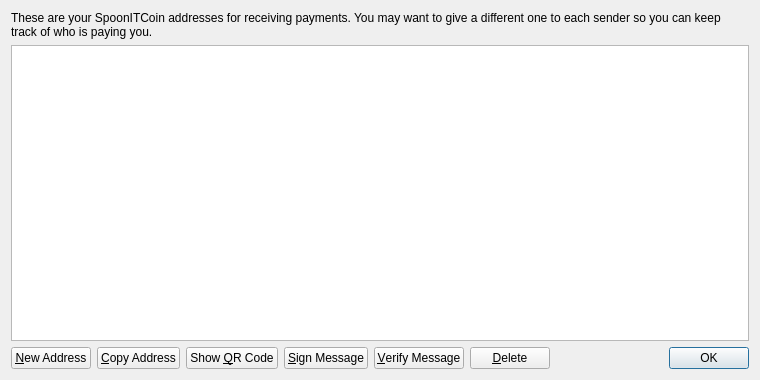
<?xml version="1.0" encoding="UTF-8"?>
<ui version="4.0">
 <class>AddressBookPage</class>
 <widget class="QWidget" name="AddressBookPage">
  <property name="geometry">
   <rect>
    <x>0</x>
    <y>0</y>
    <width>760</width>
    <height>380</height>
   </rect>
  </property>
  <property name="windowTitle">
   <string>Address Book</string>
  </property>
  <layout class="QVBoxLayout" name="verticalLayout">
   <item>
    <widget class="QLabel" name="labelExplanation">
     <property name="text">
      <string>These are your SpoonITCoin addresses for receiving payments. You may want to give a different one to each sender so you can keep track of who is paying you.</string>
     </property>
     <property name="textFormat">
      <enum>Qt::PlainText</enum>
     </property>
     <property name="wordWrap">
      <bool>true</bool>
     </property>
    </widget>
   </item>
   <item>
    <widget class="QTableView" name="tableView">
     <property name="contextMenuPolicy">
      <enum>Qt::CustomContextMenu</enum>
     </property>
     <property name="toolTip">
      <string>Double-click to edit address or label</string>
     </property>
     <property name="tabKeyNavigation">
      <bool>false</bool>
     </property>
     <property name="alternatingRowColors">
      <bool>true</bool>
     </property>
     <property name="selectionMode">
      <enum>QAbstractItemView::SingleSelection</enum>
     </property>
     <property name="selectionBehavior">
      <enum>QAbstractItemView::SelectRows</enum>
     </property>
     <property name="sortingEnabled">
      <bool>true</bool>
     </property>
     <attribute name="verticalHeaderVisible">
      <bool>false</bool>
     </attribute>
    </widget>
   </item>
   <item>
    <layout class="QHBoxLayout" name="horizontalLayout">
     <item>
      <widget class="QPushButton" name="newAddressButton">
       <property name="toolTip">
        <string>Create a new address</string>
       </property>
       <property name="text">
        <string>&amp;New Address</string>
       </property>
       <property name="icon">
        <iconset resource="../bitcoin.qrc">
         <normaloff>:/icons/add</normaloff>:/icons/add</iconset>
       </property>
      </widget>
     </item>
     <item>
      <widget class="QPushButton" name="copyToClipboard">
       <property name="toolTip">
        <string>Copy the currently selected address to the system clipboard</string>
       </property>
       <property name="text">
        <string>&amp;Copy Address</string>
       </property>
       <property name="icon">
        <iconset resource="../bitcoin.qrc">
         <normaloff>:/icons/editcopy</normaloff>:/icons/editcopy</iconset>
       </property>
      </widget>
     </item>
     <item>
      <widget class="QPushButton" name="showQRCode">
       <property name="text">
        <string>Show &amp;QR Code</string>
       </property>
       <property name="icon">
        <iconset resource="../bitcoin.qrc">
         <normaloff>:/icons/qrcode</normaloff>:/icons/qrcode</iconset>
       </property>
      </widget>
     </item>
     <item>
      <widget class="QPushButton" name="signMessage">
       <property name="toolTip">
        <string>Sign a message to prove you own your SpoonITCoin address</string>
       </property>
       <property name="text">
        <string>&amp;Sign Message</string>
       </property>
       <property name="icon">
        <iconset resource="../bitcoin.qrc">
         <normaloff>:/icons/edit</normaloff>:/icons/edit</iconset>
       </property>
      </widget>
     </item>
     <item>
      <widget class="QPushButton" name="verifyMessage">
       <property name="toolTip">
        <string>Verify a message to ensure it was signed with a specified SpoonITCoin address</string>
       </property>
       <property name="text">
        <string>&amp;Verify Message</string>
       </property>
       <property name="icon">
        <iconset resource="../bitcoin.qrc">
         <normaloff>:/icons/transaction_0</normaloff>:/icons/transaction_0</iconset>
       </property>
      </widget>
     </item>
     <item>
      <widget class="QPushButton" name="deleteButton">
       <property name="toolTip">
        <string>Delete the currently selected address from the list. Only sending addresses can be deleted.</string>
       </property>
       <property name="text">
        <string>&amp;Delete</string>
       </property>
       <property name="icon">
        <iconset resource="../bitcoin.qrc">
         <normaloff>:/icons/remove</normaloff>:/icons/remove</iconset>
       </property>
      </widget>
     </item>
     <item>
      <spacer name="horizontalSpacer">
       <property name="orientation">
        <enum>Qt::Horizontal</enum>
       </property>
       <property name="sizeHint" stdset="0">
        <size>
         <width>40</width>
         <height>20</height>
        </size>
       </property>
      </spacer>
     </item>
     <item>
      <widget class="QDialogButtonBox" name="buttonBox">
       <property name="sizePolicy">
        <sizepolicy hsizetype="Maximum" vsizetype="Fixed">
         <horstretch>0</horstretch>
         <verstretch>0</verstretch>
        </sizepolicy>
       </property>
       <property name="standardButtons">
        <set>QDialogButtonBox::Ok</set>
       </property>
      </widget>
     </item>
    </layout>
   </item>
  </layout>
 </widget>
 <resources>
  <include location="../bitcoin.qrc"/>
 </resources>
 <connections/>
</ui>
